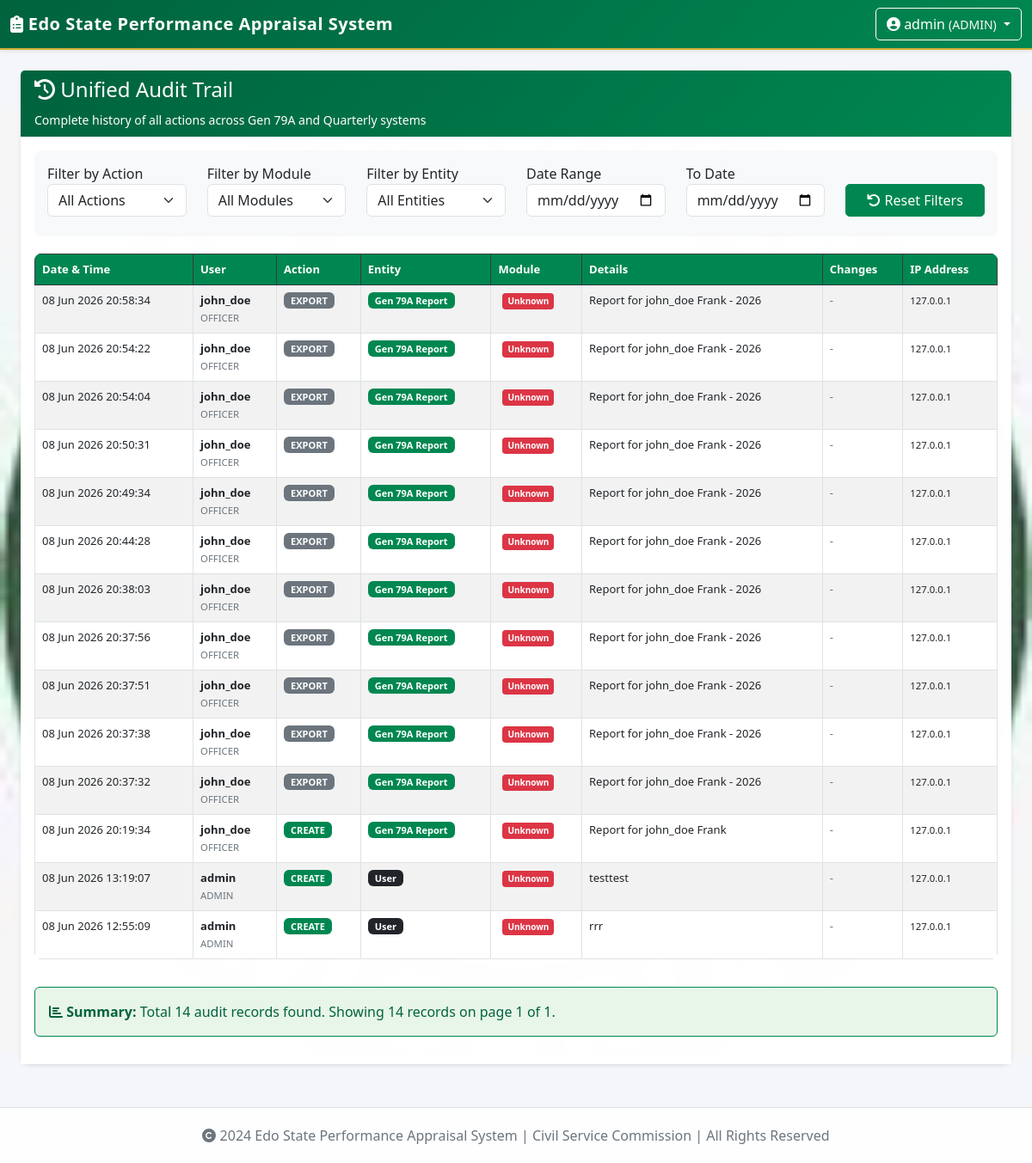
The app's page /quarterly/admin/audit-trail (signed in) with its own data.
### app/models/user.py (models this page shows, shortened)
class User(UserMixin, db.Model):
    __tablename__ = 'users'
    id = db.Column(db.Integer, primary_key=True)
    username = db.Column(db.String(80), unique=True, nullable=False)
    email = db.Column(db.String(120), unique=True, nullable=False)
    password_hash = db.Column(db.String(200), nullable=False)
    role = db.Column(db.String(50), nullable=False, default='STAFF')
    is_active = db.Column(db.Boolean, default=True)
    created_at = db.Column(db.DateTime, default=datetime.utcnow)
    staff_no = db.Column(db.String(50), unique=True)
    surname = db.Column(db.String(100))
    first_name = db.Column(db.String(100))
    other_names = db.Column(db.String(200))
    title = db.Column(db.String(20))
    date_of_birth = db.Column(db.Date, nullable=True)
    date_first_appointment = db.Column(db.Date, nullable=True)
    post_appointed = db.Column(db.String(200))
    present_post = db.Column(db.String(200))
    salary_grade = db.Column(db.String(50))
    ministry = db.Column(db.String(200))  # MDA
    department = db.Column(db.String(200))  # Department
    division = db.Column(db.String(200))
    branch = db.Column(db.String(200))
    section = db.Column(db.String(200))
    def has_role(self, role):
        return self.role == role or self.role == 'ADMIN'

### app/models/audit_log.py (models this page shows, shortened)
class AuditLog(db.Model):
    __tablename__ = 'audit_logs'
    id = db.Column(db.Integer, primary_key=True)
    user_id = db.Column(db.Integer, db.ForeignKey('users.id'), nullable=False)
    username = db.Column(db.String(100), nullable=False)
    user_role = db.Column(db.String(50), nullable=False)
    action = db.Column(db.String(50), nullable=False)  # CREATE, UPDATE, DELETE, SUBMIT, APPROVE, ASSESS, COUNTERSIGN, FINALIZE, EXPORT, BULK_APPROVE, CLEAR_DATA, LOGIN, LOGOUT
    entity_type = db.Column(db.String(50), nullable=False)  # USER, PROFILE, GOAL, REVIEW, APPRAISAL, GEN79A_REPORT, QUARTERLY_GOAL, QUARTERLY_REVIEW, YEARLY_APPRAISAL, SYSTEM
    entity_id = db.Column(db.Integer, nullable=True)
    entity_name = db.Column(db.String(200), nullable=True)
    old_value = db.Column(db.Text, nullable=True)
    new_value = db.Column(db.Text, nullable=True)
    changes = db.Column(db.Text, nullable=True)  # JSON string of changes
    module = db.Column(db.String(50), nullable=True)  # GEN79A, QUARTERLY, SYSTEM
    ip_address = db.Column(db.String(50), nullable=True)
    user_agent = db.Column(db.String(300), nullable=True)
    created_at = db.Column(db.DateTime, default=datetime.utcnow)
    user = db.relationship('User', foreign_keys=[user_id], backref='audit_logs')

### app/quarterly/routes.py (the view)
@quarterly_bp.route('/admin/audit-trail')
@login_required
def admin_audit_trail():
    if not current_user.has_role('ADMIN'):
        flash('Unauthorized', 'danger')
        return redirect(url_for('quarterly.dashboard'))
    from app.models.audit_log import AuditLog
    page = request.args.get('page', 1, type=int)
    action_filter = request.args.get('action', '')
    entity_filter = request.args.get('entity_type', '')
    module_filter = request.args.get('module', '')
    query = AuditLog.query
    if action_filter:
        query = query.filter_by(action=action_filter)
    if entity_filter:
        query = query.filter_by(entity_type=entity_filter)
    if module_filter:
        query = query.filter(AuditLog.module == module_filter)
    logs = query.order_by(AuditLog.created_at.desc()).paginate(page=page, per_page=50, error_out=False)
    return render_template('quarterly/admin_audit_trail.html',
                         logs=logs,
                         action_filter=action_filter,
                         entity_filter=entity_filter,
                         module_filter=module_filter)

### app/templates/quarterly/admin_audit_trail.html (shortened to what this page needs)
{% extends "base.html" %}
{% block content %}
<div class="container-fluid">
    <div class="card">
        <div class="card-header bg-dark text-white">
            <h4><i class="fas fa-history"></i> Unified Audit Trail</h4>
            <small>Complete history of all actions across Gen 79A and Quarterly systems</small>
        </div>
        <div class="card-body">
            <div class="filter-section">
                <div class="row">
                    <div class="col-md-2 mb-2">
                        <label>Filter by Action</label>
                        <select class="form-select" id="actionFilter" onchange="applyFilters()">
                            <option value="">All Actions</option>
                        </select>
                    </div>
                    <div class="col-md-2 mb-2">
                        <label>Filter by Module</label>
                        <select class="form-select" id="moduleFilter" onchange="applyFilters()">
                            <option value="">All Modules</option>
                        </select>
                    </div>
                    <div class="col-md-2 mb-2">
                        <label>Filter by Entity</label>
                        <select class="form-select" id="entityFilter" onchange="applyFilters()">
                            <option value="">All Entities</option>
                        </select>
                    </div>
                    <div class="col-md-2 mb-2">
                        <label>Date Range</label>
                        <input type="date" class="form-control" id="dateFrom" onchange="applyFilters()">
                    </div>
                    <div class="col-md-2 mb-2">
                        <label>To Date</label>
                        <input type="date" class="form-control" id="dateTo" onchange="applyFilters()">
                    </div>
                    <div class="col-md-2 mb-2">
                        <label>&nbsp;</label>
                        <button class="btn btn-primary d-block w-100" onclick="resetFilters()">
                            <i class="fas fa-undo"></i> Reset Filters
                        </button>
                    </div>
                </div>
            </div>
            <div class="table-responsive">
                <table class="table table-striped table-bordered audit-table">
                    <thead class="table-dark">
                        <tr>
                            <th>Date & Time</th>
                            <th>User</th>
                            <th>Action</th>
                            <th>Entity</th>
                            <th>Module</th>
                            <th>Details</th>
                            <th>Changes</th>
                            <th>IP Address</th>
                        </tr>
                    </thead>
                    <tbody>
                        {% for log in logs.items %}
                        <tr>
                            <td>{{ log.created_at.strftime('%d %b %Y %H:%M:%S') }}</a>
                            <td>
                                <strong>{{ log.username }}</strong><br>
                                <small class="text-muted">{{ log.user_role }}</small>
                            <td>
                                {% if log.action == 'CREATE' %}
                                    <span class="badge bg-success">CREATE</span>
                                {% elif log.action == 'UPDATE' %}
                                    <span class="badge bg-warning text-dark">UPDATE</span>
                                {% elif log.action == 'DELETE' %}
                                    <span class="badge bg-danger">DELETE</span>
                                {% elif log.action == 'SUBMIT' %}
                                    <span class="badge bg-info">SUBMIT</span>
                                {% elif log.action == 'APPROVE' %}
                                    <span class="badge bg-success">APPROVE</span>
                                {% elif log.action == 'ASSESS' %}
                                    <span class="badge bg-primary">ASSESS</span>
                                {% elif log.action == 'FINALIZE' %}
                                    <span class="badge bg-success">FINALIZE</span>
                                {% elif log.action == 'EXPORT' %}
                                    <span class="badge bg-secondary">EXPORT</span>
                                {% elif log.action == 'BULK_APPROVE' %}
                                    <span class="badge bg-warning text-dark">BULK</span>
                                {% else %}
                                    <span class="badge bg-secondary">{{ log.action }}</span>
                                {% endif %}
                            <td>
                                {% if log.entity_type == 'GEN79A_REPORT' %}
                                    <span class="badge bg-primary">Gen 79A Report</span>
                                {% elif log.entity_type == 'QUARTERLY_GOAL' %}
                                    <span class="badge bg-success">Quarterly Goal</span>
                                {% elif log.entity_type == 'QUARTERLY_REVIEW' %}
                                    <span class="badge bg-info">Quarterly Review</span>
                                {% elif log.entity_type == 'YEARLY_APPRAISAL' %}
                                    <span class="badge bg-warning text-dark">Yearly Appraisal</span>
                                {% elif log.entity_type == 'USER' %}
                                    <span class="badge bg-dark">User</span>
                                {% elif log.entity_type == 'PROFILE' %}
                                    <span class="badge bg-secondary">Profile</span>
                                {% else %}
                                    <span class="badge bg-secondary">{{ log.entity_type }}</span>
                                {% endif %}
                            <td>
                                {% if log.module == 'GEN79A' %}
                                    <span class="module-badge module-gen79a">Gen 79A</span>
                                {% elif log.module == 'QUARTERLY' %}
                                    <span class="module-badge module-quarterly">Quarterly</span>
                                {% elif log.module == 'SYSTEM' %}
                                    <span class="module-badge module-system">System</span>
                                {% else %}
                                    <span class="module-badge module-system">Unknown</span>
                                {% endif %}
                            <td>
                                {% if log.entity_name %}
                                    {{ log.entity_name }}
                                {% else %}
                                    <em>ID: {{ log.entity_id }}</em>
                                {% endif %}
                            <td>
                                {% if log.changes %}
                                    <a href="#" class="change-details" onclick="showChanges({{ log.id }}, '{{ log.changes|escapejs }}')">
                                        <i class="fas fa-eye"></i> View
                                    </a>
                                {% elif log.old_value %}
                                    <a href="#" class="change-details" onclick="showOldValue({{ log.id }}, '{{ log.old_value|escapejs }}')">
                                        <i class="fas fa-eye"></i> View
                                    </a>
                                {% else %}
                                    <span class="text-muted">-</span>
                                {% endif %}
                            <td>
                                <small>{{ log.ip_address or 'N/A' }}</small>
                        </tr>
                        {% endfor %}
                    </tbody>
                </table>
            </div>
            <div class="row mt-3">
                <div class="col-md-12">
                    <div class="alert alert-info">
                        <strong><i class="fas fa-chart-bar"></i> Summary:</strong>
                        Total {{ logs.total }} audit records found.
                        {% if logs.total > 0 %}
                        Showing {{ logs.items|length }} records on page {{ logs.page }} of {{ logs.pages }}.
                        {% endif %}
                    </div>
                </div>
            </div>
        </div>
    </div>
</div>
{% endblock %}

### app/templates/base.html (shortened to what this page needs)
<!DOCTYPE html>
<html lang="en">
<head>
    <link href="https://cdn.jsdelivr.net/npm/bootstrap@5.3.0/dist/css/bootstrap.min.css" rel="stylesheet">
    <link rel="stylesheet" href="https://cdnjs.cloudflare.com/ajax/libs/font-awesome/6.4.0/css/all.min.css">
</head>
<body>
    <nav class="navbar navbar-dark shadow-sm">
        <div class="container-fluid">
            <a class="navbar-brand" href="{{ url_for('reports.dashboard') }}">
                <i class="fas fa-clipboard-list"></i> Edo State Performance Appraisal System
            </a>
            {% if current_user.is_authenticated %}
            <div class="dropdown">
                <button class="btn btn-outline-light dropdown-toggle" type="button" data-bs-toggle="dropdown" aria-expanded="false">
                    <i class="fas fa-user-circle"></i>
                    {{ current_user.username }}
                    <small class="text-light">({{ current_user.role }})</small>
                </button>
            </div>
            {% else %}
            <a href="{{ url_for('auth.login') }}" class="btn btn-outline-light">Login</a>
            {% endif %}
        </div>
    </nav>
    <div class="container-fluid mt-4">
        {% block content %}{% endblock %}
    </div>
    <footer>
        <div class="container">
            <p class="mb-0">
                <i class="fas fa-copyright"></i> 2024 Edo State Performance Appraisal System |
                Civil Service Commission | All Rights Reserved
            </p>
        </div>
    </footer>
</body>
</html>

### app/templates/quarterly/admin_audit_trail.html (style rules this page uses)
.audit-table { font-size: 13px; }
.audit-table .badge { font-size: 11px; padding: 4px 8px; }
.module-badge { display: inline-block; padding: 2px 6px; font-size: 10px; font-weight: 600; border-radius: 4px; margin-left: 5px; }
.module-system { background-color: #dc3545; color: white; }
.filter-section { background-color: #f8f9fa; padding: 15px; border-radius: 8px; margin-bottom: 20px; }

### records on screen
User: username "admin", role "ADMIN"
AuditLog: created_at "08 Jun 2026 20:58:34", username "john_doe", user_role "OFFICER", action "EXPORT", entity_type "Gen 79A Report", shows "Unknown", entity_name "Report for john_doe Frank - 2026", ip_address "127.0.0.1"
AuditLog: created_at "08 Jun 2026 20:54:22", username "john_doe", user_role "OFFICER", action "EXPORT", entity_type "Gen 79A Report", shows "Unknown", entity_name "Report for john_doe Frank - 2026", ip_address "127.0.0.1"
AuditLog: created_at "08 Jun 2026 20:54:04", username "john_doe", user_role "OFFICER", action "EXPORT", entity_type "Gen 79A Report", shows "Unknown", entity_name "Report for john_doe Frank - 2026", ip_address "127.0.0.1"
AuditLog: created_at "08 Jun 2026 20:50:31", username "john_doe", user_role "OFFICER", action "EXPORT", entity_type "Gen 79A Report", shows "Unknown", entity_name "Report for john_doe Frank - 2026", ip_address "127.0.0.1"
AuditLog: created_at "08 Jun 2026 20:49:34", username "john_doe", user_role "OFFICER", action "EXPORT", entity_type "Gen 79A Report", shows "Unknown", entity_name "Report for john_doe Frank - 2026", ip_address "127.0.0.1"
AuditLog: created_at "08 Jun 2026 20:44:28", username "john_doe", user_role "OFFICER", action "EXPORT", entity_type "Gen 79A Report", shows "Unknown", entity_name "Report for john_doe Frank - 2026", ip_address "127.0.0.1"
AuditLog: created_at "08 Jun 2026 20:38:03", username "john_doe", user_role "OFFICER", action "EXPORT", entity_type "Gen 79A Report", shows "Unknown", entity_name "Report for john_doe Frank - 2026", ip_address "127.0.0.1"
AuditLog: created_at "08 Jun 2026 20:37:56", username "john_doe", user_role "OFFICER", action "EXPORT", entity_type "Gen 79A Report", shows "Unknown", entity_name "Report for john_doe Frank - 2026", ip_address "127.0.0.1"
AuditLog: created_at "08 Jun 2026 20:37:51", username "john_doe", user_role "OFFICER", action "EXPORT", entity_type "Gen 79A Report", shows "Unknown", entity_name "Report for john_doe Frank - 2026", ip_address "127.0.0.1"
AuditLog: created_at "08 Jun 2026 20:37:38", username "john_doe", user_role "OFFICER", action "EXPORT", entity_type "Gen 79A Report", shows "Unknown", entity_name "Report for john_doe Frank - 2026", ip_address "127.0.0.1"
AuditLog: created_at "08 Jun 2026 20:37:32", username "john_doe", user_role "OFFICER", action "EXPORT", entity_type "Gen 79A Report", shows "Unknown", entity_name "Report for john_doe Frank - 2026", ip_address "127.0.0.1"
AuditLog: created_at "08 Jun 2026 20:19:34", username "john_doe", user_role "OFFICER", action "CREATE", entity_type "Gen 79A Report", shows "Unknown", entity_name "Report for john_doe Frank", ip_address "127.0.0.1"
AuditLog: created_at "08 Jun 2026 13:19:07", username "admin", user_role "ADMIN", action "CREATE", entity_type "User", shows "Unknown", entity_name "testtest", ip_address "127.0.0.1"
AuditLog: created_at "08 Jun 2026 12:55:09", username "admin", user_role "ADMIN", action "CREATE", entity_type "User", shows "Unknown", entity_name "rrr", ip_address "127.0.0.1"

### other values on screen
{{ logs.total }} "14"
{{ logs.items|length }} "14"
{{ logs.page }} "1"
{{ logs.pages }} "1"
